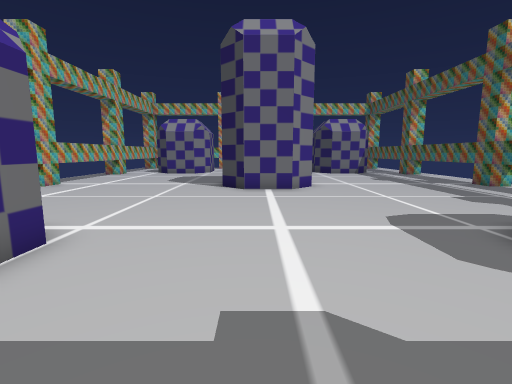
View 1 (above)

18 first-person views from a walk through a Godot game level. The camera is 1.5 m above the floor, tilts 8° down and sees 85° across. The floor is counted in squares, 1 m on a side. Each view is taken from the middle of a square. On the plan, view 1 faces up. The plan holds only what a view shows up to about 14 squares ahead; the rest is blank.

View 2
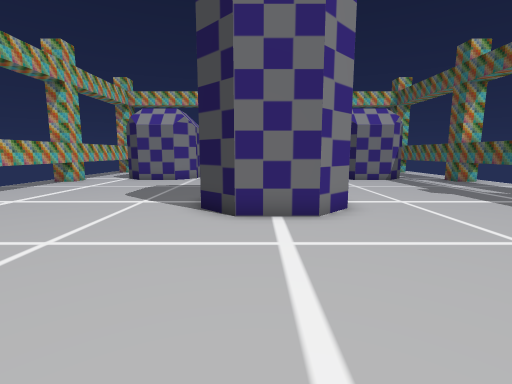

View 3
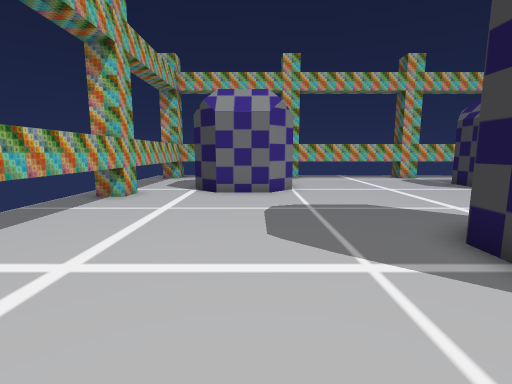

View 4
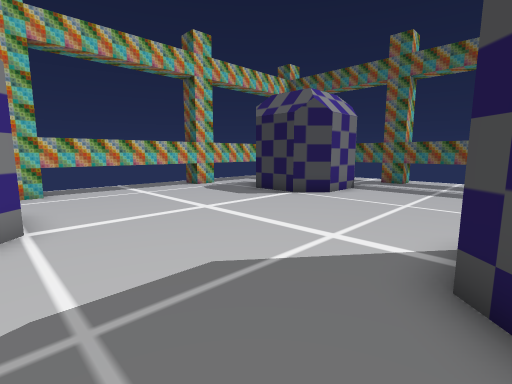

View 5
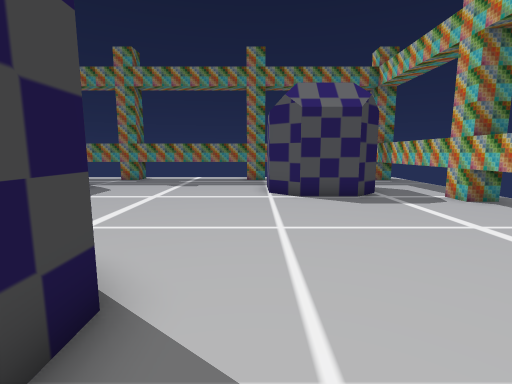

View 6
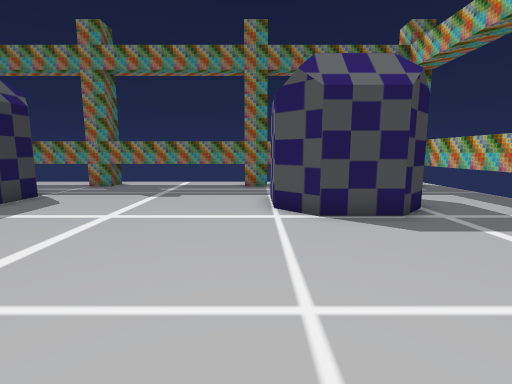

View 7
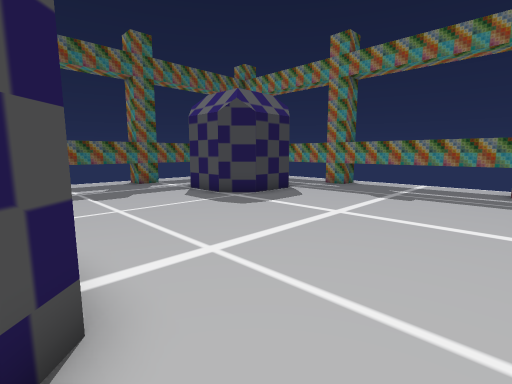

View 8
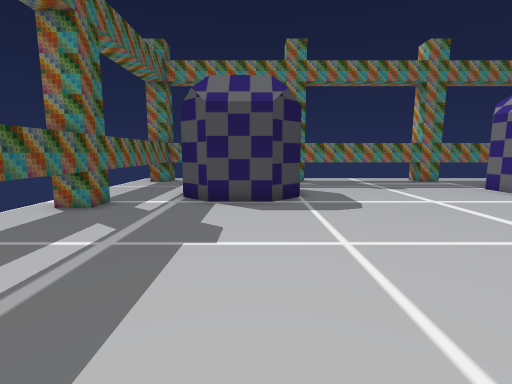

View 9
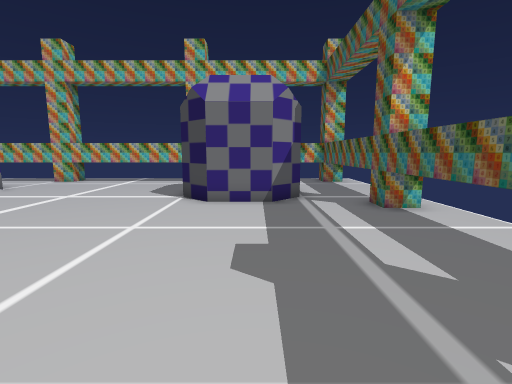

View 10
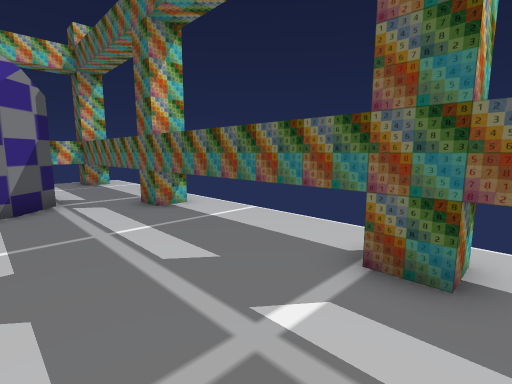

View 11
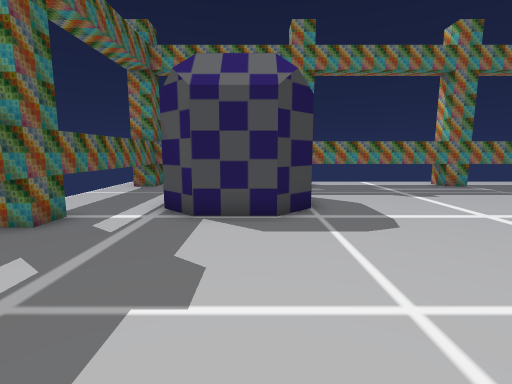

View 12
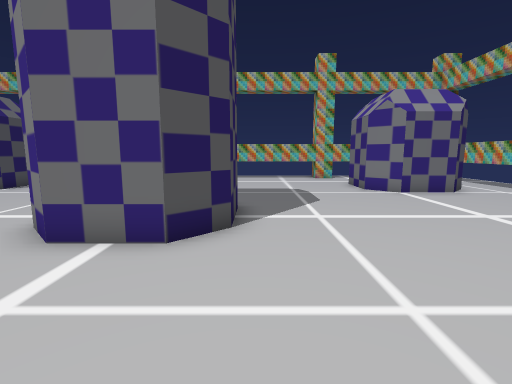

View 13
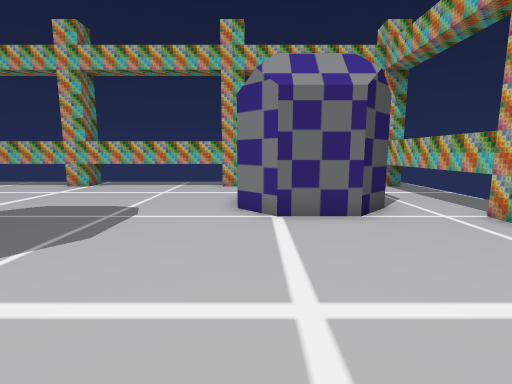

View 14
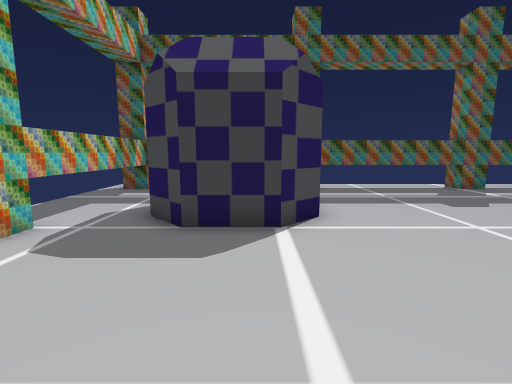

View 15
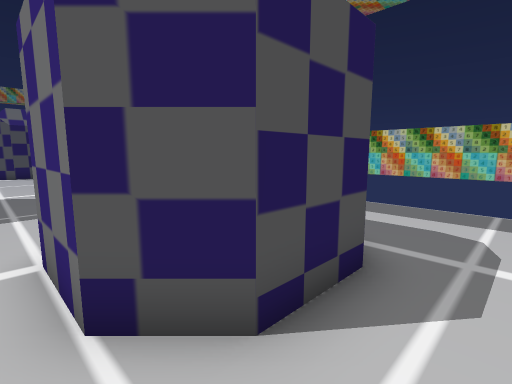

View 16
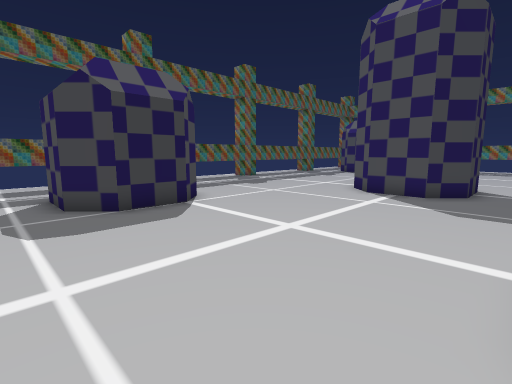

View 17
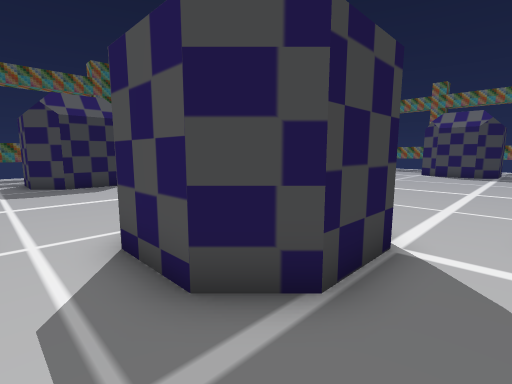

View 18
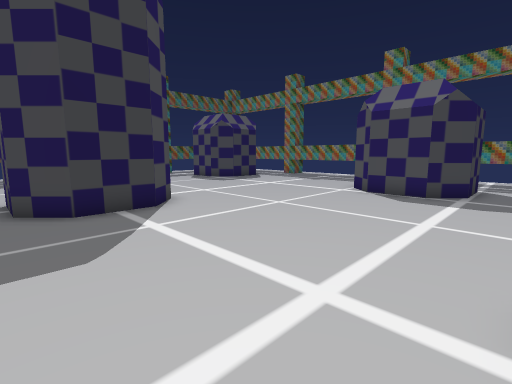

### Floor plan
Points are (right, up) in squares from view 1. A wall is a line through its corners. A room is listed if a view was taken in it or the views show most of it. See-through windows are left out.
Room 1 (views 1, 2, 3, 4, 5, 6, 7, 8, 9, 10, 11, 12, 13, 14, 15, 16, 17, 18)
walls: (-0.5, 11.5) (-1.5, 12.5) (-1.5, 14.5) (-0.5, 15.5) (1.5, 15.5) (2.5, 14.5) (2.5, 12.5) (1.5, 11.5) (-0.5, 11.5); (4.5, 2.4) (4.5, 4.5) (5.5, 5.5) (7.5, 5.5) (8.5, 4.5); (-9.5, 8) (-9.5, 0.9); (-4.5, 20.5) (-6.5, 20.5) (-7.5, 21.5) (-7.5, 23.5) (-6.5, 24.5) (-4.5, 24.5) (-3.5, 23.5) (-3.5, 21.5) (-4.5, 20.5); (10.5, 11.5) (10.5, 27.5); (-7.5, 2.4) (-7.5, 4.5) (-6.5, 5.5) (-4.5, 5.5) (-3.5, 4.5) (-3.5, 2.5); (-5.4, -0.5) (6.9, -0.5); (8.5, 21.5) (7.5, 20.5) (5.5, 20.5) (4.5, 21.5) (4.5, 23.5) (5.5, 24.5) (7.5, 24.5); (-8.2, -0.5) (-7.1, -0.5); (10.1, -0.5) (11.5, -0.5); (10.5, -1.5) (10.5, 9.4); (-9.5, 25.8) (-9.5, 9.6); (11.5, 26.5) (-8.9, 26.5)

Positions as (right, up) in squares from view 1, and headings:
1: (0, 0), facing up
2: (0, 5), facing up
3: (-5, 10), facing up
4: (-4, 15), facing up-right
5: (-3, 15), facing down
6: (-3, 12), facing down
7: (-3, 12), facing down-right
8: (6, 14), facing down
9: (7, 12), facing up
10: (7, 12), facing up-right
11: (6, 12), facing down
12: (7, 16), facing left
13: (3, 21), facing left
14: (-1, 22), facing right
15: (-3, 26), facing down-left
16: (-3, 26), facing down-right
17: (-9, 26), facing down-right
18: (-9, 16), facing down-right
